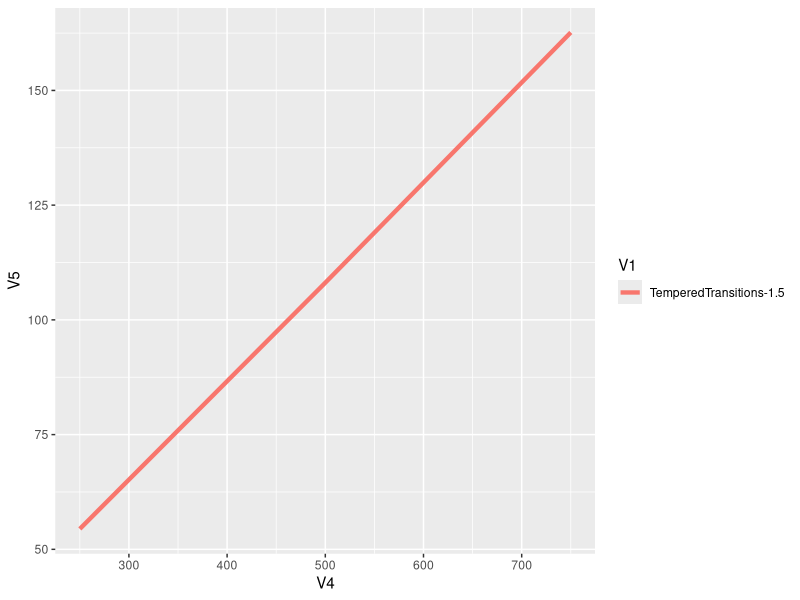

Recreate this plot in R.

library(ggplot2)

d <- read.table("evaluation.txt")
a <- aggregate( V5 ~ V1 + V4, d, mean)

p <- ggplot( data=a, aes(x=V4, y=V5, color=V1, group=V1)) +
	geom_line(size=1.5)
	
p
